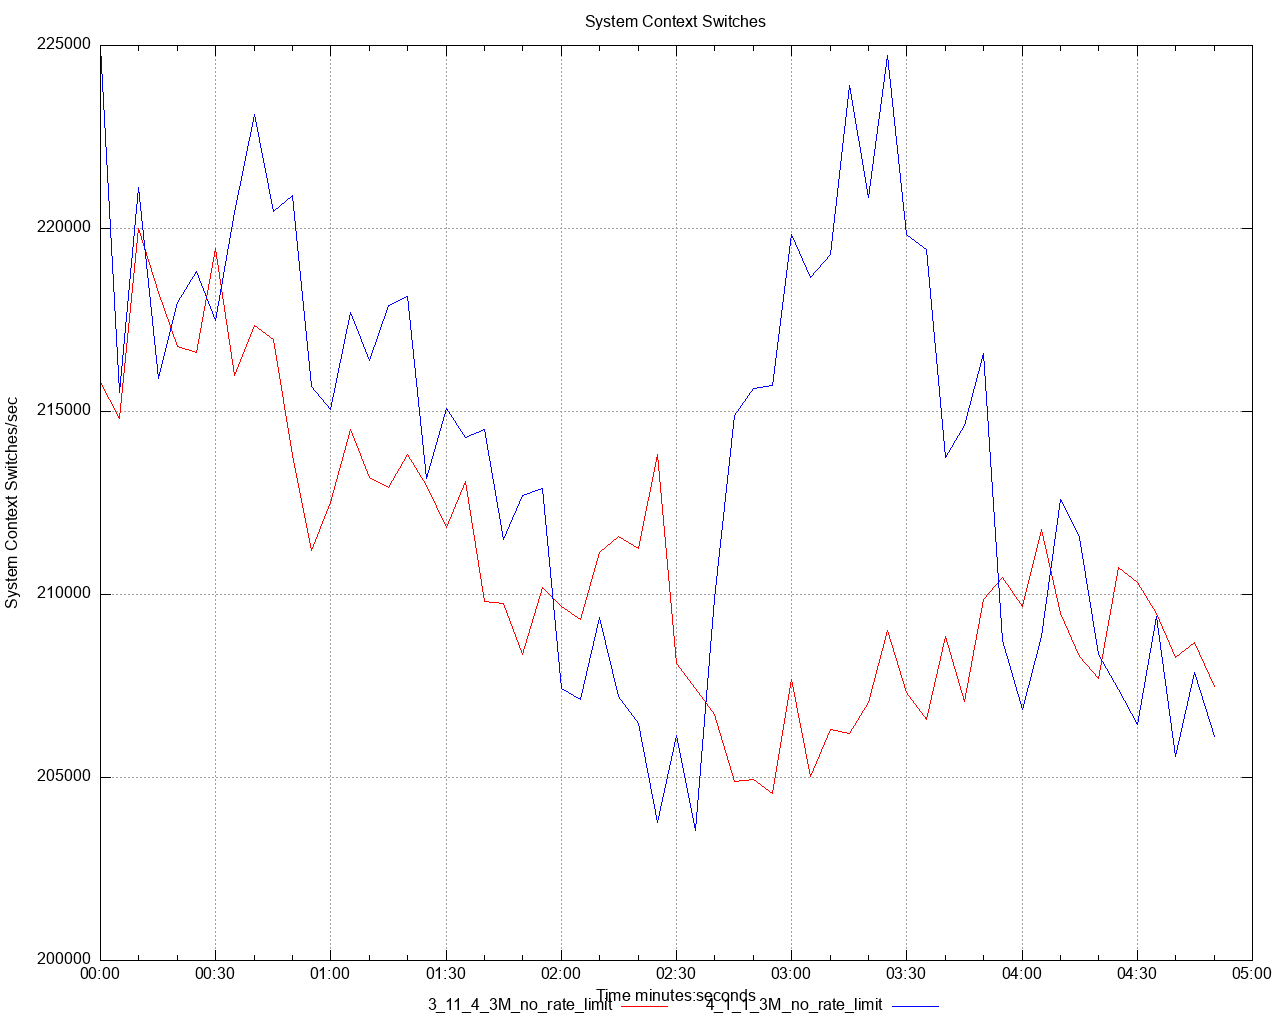

gnuplot code for this plot:
set title 'System Context Switches' noenhanced
set style data lines
set datafile separator ","
set terminal png size 1280,1024
set grid
set key below
set xdata time
set timefmt "%s"
offset = 0
t0(x)=(offset=($0==0) ? x : offset, x - offset)
set xlabel 'Time minutes:seconds'
set ylabel 'System Context Switches/sec'
set output '/Users/ahmet.mircik/simulator/tests/report_3M_no_rate_limit/dstat/system_context_switches_A1.png'
plot \
   '/Users/ahmet.mircik/simulator/tests/report_3M_no_rate_limit/data/system_context_switches_A1_1.data' using (t0(timecolumn(1))):2 title "3_11_4_3M_no_rate_limit" noenhanced lt rgb "red", \
   '/Users/ahmet.mircik/simulator/tests/report_3M_no_rate_limit/data/system_context_switches_A1_2.data' using (t0(timecolumn(1))):2 title "4_1_1_3M_no_rate_limit" noenhanced lt rgb "blue", \
